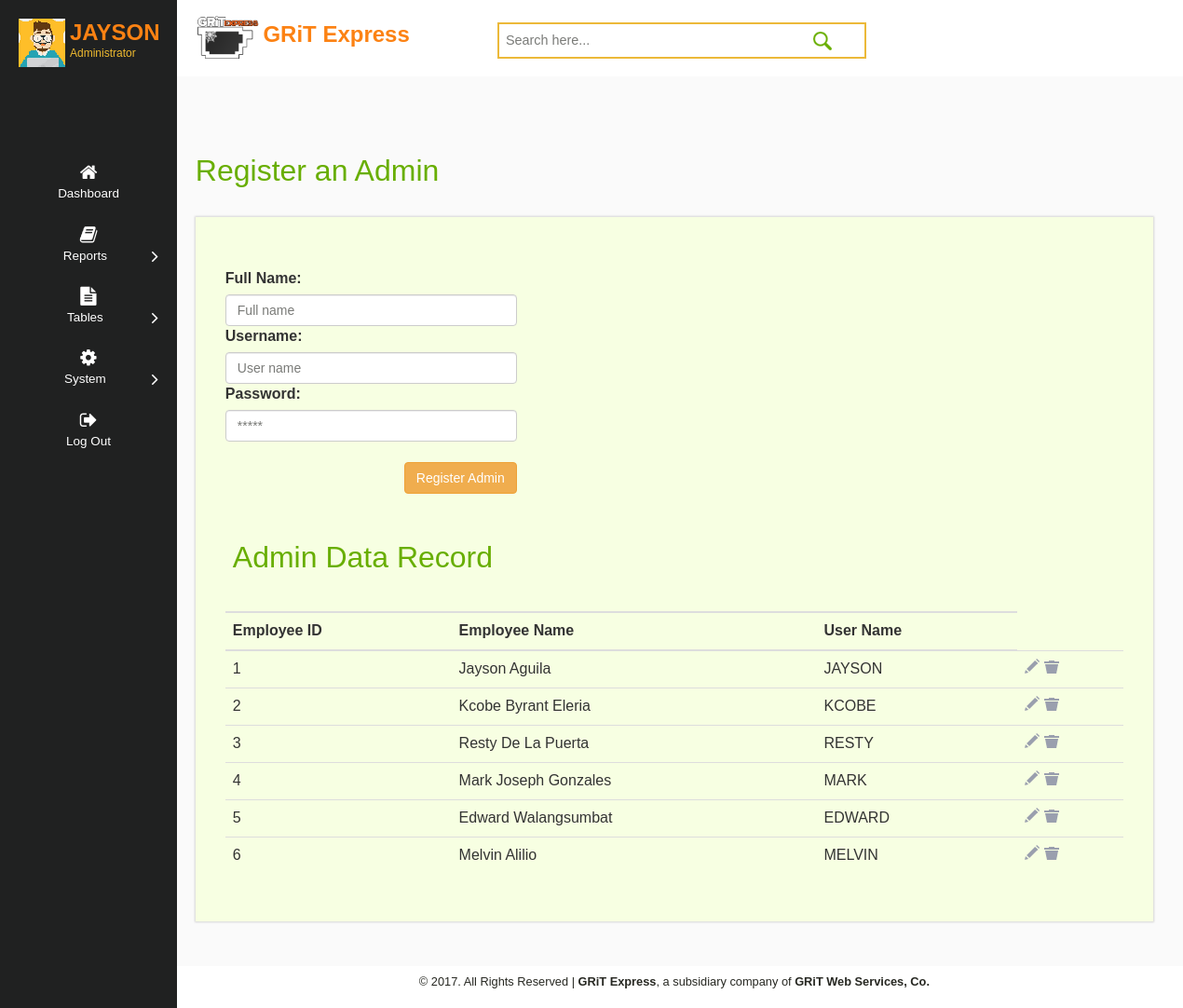
Page /Admin/EmployeeAdd.php (signed in) on the committed database.
### tables this page shows
CREATE TABLE `employee` (
  `Employee_ID` int(95) NOT NULL,
  `Employee_Name` varchar(25) NOT NULL,
  `Username` varchar(25) NOT NULL,
  `Password` varchar(25) NOT NULL
);

### session.php (called while the page is built, shortened)
<?php
include('config.php');
$check=$_SESSION['login_username'];
$session=mysqli_query($mysqli, "select Username from employee where Username='$check' ");
$row=mysqli_fetch_array($session);
$login_session=$row['Username'];
?>

### Admin/EmployeeAdd.php (the view, shortened to what this page needs)
<?php
include("../session.php");
include("../config.php");
?>
<!DOCTYPE html>
<html>
<head>
	<link href="css/bootstrap.css" rel="stylesheet" type="text/css">
	<link href="css/gritexpress.css" rel="stylesheet" type="text/css">
	<link href="css/icons.css" rel="stylesheet">
</head>
<body>
<div class="gritexpress">
   <div class="left-content">
		<div class="topbar">
			<div class="logo-name">
				<img src="images/logo.png" height="50px">
				<a href="#"> <h1>GRiT Express</h1></a>
			<div class="search-box">
				<form>
				<input type="text" placeholder="Search here..." required="">
				<input type="submit" value="">
				</form>
			</div>
			</div>
		</div>
<div class="inside-content">
    <div class="blank">
    	<h2>Register an Admin</h2>
    	<div class="blankpage-main">
		<div id="form_wrapper" class="form_wrapper">
			<table>
				<form class="register active" id="myForm" action="EmployeeRegister.php"  method="POST" >
			<tr><td>
	  				<label>Full Name:</label>
					<input type="text"class="form-control" id="empValid" name="fullname" placeholder="Full name" />
	  		</td></tr>
      		<tr><td>
      				<label>Username:</label>
					<input type="text"class="form-control" id="username" name="username" placeholder="User name" />
      		</td></tr>
    		<tr><td>
					<label>Password:</label>
					<input type="password"class="form-control" id="password" name="password" placeholder="*****" >
			</td></tr>
			<div class="bottom">
				<td colspan="3">
				<br>&emsp;&emsp;&emsp;&emsp;&emsp;&emsp;&emsp;&emsp;&emsp;&emsp;&emsp;&emsp;<button name="submit" id="submit" title="Click to Save"  class="btn btn-warning btn-small" required="required"> Register Admin </button>
				</td>
				<br>
			</div>
				</form>
		</table>
	</div>
<?php $result = mysqli_query($mysqli,"SELECT * FROM employee"); ?>
    <div id="tab1" class="tab_content">
 			<table class="table table-hover">
				<thead><br><th colspan="3"><h2>Admin Data Record</h2> </th></thead>
				<thead>
				<tr>
    	      		<th>Employee ID</th>
              		<th> Employee Name</th>
    				<th>User Name</th>
				</tr>
				</thead>
				<tbody>
				<?php while($row = mysqli_fetch_array($result)){?>
      			<tr>
    				<td><?php echo $row['Employee_ID']; ?></td>
    				<td><?php echo $row['Employee_Name']; ?></td>
   					<td><?php echo $row['Username']; ?></td>
    				<td> <a href="EmployeeEdit.php?update=<?php echo $row['Employee_ID']; ?>"  onClick="edit(this);" title="empEdit" >  <input type="image" src="images/icn_edit.png" title="Edit"> </a>
     				<a href="EmployeeDelete.php?delete=<?php echo $row['Employee_ID']; ?>" onClick="del(this);" title="Delete"><input type="image" src="images/icn_trash.png" title="Trash"/>  </a></td>
    			</tr>
<?php }mysqli_close($mysqli);?>
  		</tbody>
  	</table>
 			</div>
    	</div>
    </div>
</div>
<div class="copyright">
	 <p style="font-size: 0.8em;color: #272822;">
	 © 2017. All Rights Reserved | <strong>GRiT Express</strong>, a subsidiary company of <strong>GRiT Web Services, Co.</strong>
	</p>
</div>
</div>
<div class="leftbar">
    <div class="profile_img">
		<span class="prfil-img"><img src="images/1.png"> </span>
		<div class="username">
			<p><?php echo "$login_session";?></p>
			<span>Administrator</span>
		</div>
	</div>
		<div class="menu">
		<ul id="menu">
		    <li><a href="blank.php"><i class="fa fa-home"></i>Dashboard</a></li>
			<li><a href="#"><i class="fa fa-book"></i>Reports<span class="fa fa-angle-right" style="float: right"></span></a>
		    </li>
		    <li><a href="#"><i class="fa fa-file-text"></i>Tables<span class="fa fa-angle-right" style="float: right"></span></a>
		    </li>
		    <li><a href="#"><i class="fa fa-cog"></i>System<span class="fa fa-angle-right" style="float: right"></span></a>
		    </li>
		    <li><a href="../signin/logout.php"><i class="fa fa-sign-out"></i>Log Out</a></li>
		    </ul>
		    </div>
	 </div>
</div>
</body>
</html>

### Admin/css/gritexpress.css (style rules this page uses)
html { font-family: 'Carrois Gothic', sans-serif; font-size: 100%; background:#fff; }
body { font-family: 'Carrois Gothic', sans-serif; font-size: 100%; background:#fff; }
.gritexpress { min-width: 1260px; position: relative; top: 0;left: 0;right: 0;bottom: 0; width: 100%;height: 100%; margin: 0px auto; }
.left-content { float: right; width: 86.5%; }
.leftbar { position: absolute; float: left; width: 220px; top: 0px; left:0px; bottom: 0; background-color:#202121; color: #aaabae; }
#menu { list-style: none; margin: 0; padding: 0; margin-bottom: 40px; }
#menu li { position: relative; margin: 0; font-size: 12px; padding: 0; }
#menu li a { position: relative; display: block; padding: 13px 20px; color: #FFFFFF; white-space: nowrap; font-size: 1.12em; text-align: center; font-family: 'Carrois Gothic', sans-serif; }
#menu .fa { margin-bottom: 10px; font-size: 1.5em; display: block; }
.menu { padding:10.2em 0em 0em 0em; }
.topbar { background:#FFF; padding: 1em 2em; box-shadow: 0 1px 3px rgba(0,0,0,0.15); }
.logo-name { float: left; width: 70%; margin: 0% 0% 0% 0%; }
.logo-name h1 { font-size: 1.5em; color: #FC8213; margin: 0em; font-weight: 700; text-decoration: none; }
.logo-name a { display:inline-block; }
.search-box { float: right; width:55%; margin-top: 0.5em; position: relative; display: block; border:2px solid rgb(236, 185, 57); }
.search-box input[type="text"] { outline: none; background: #fff; width: 86%; margin: 0; font-size: 0.9em; color: #DC6B1E; padding: 0.5em 0.5em; border: none; display: inline-block; }
.search-box input[type="submit"] { background: url(../images/search.png)no-repeat; width: 20px; height: 20px; display: inline-block; vertical-align: text-top; border: none; outline: none; }
.profile_img span.prfil-img { float:left; margin-left: 20px; margin-top: 20px; height:35px; }
.username { float:left; margin-top:35px; margin-left:5px; height:35px; }
.username p { font-size:1.5em; color:#FC8213; line-height:0em; font-weight:700; }
.username span { font-size: .75em; font-style: bold; color: #EEBA30; font-weight: normal; margin-top: 0em; }
.inside-content { padding: 4em 2em 3em 2em; background: #fafafa; }
.copyright { padding: 0.5em 0.5em; text-align: center; box-shadow: 2px 1px rgba(0,0.15); }
.blank { min-height: 400px; }
.blank h2 { font-size: 2em; color: #68AE00; margin-bottom: 1em; font-family: 'Carrois Gothic', sans-serif; }
.blankpage-main { padding: 2em 2em; background: #F7FFE2; margin-top:2em; box-shadow: 0px 0px 2px 1px rgba(0,0,0,0.15); }
@media (max-width:1440px) { .leftbar { width: 190px; } }

### rows in the picture
employee: Employee_ID "1", Employee_Name "Jayson Aguila", Username "JAYSON"
employee: Employee_ID "2", Employee_Name "Kcobe Byrant Eleria", Username "KCOBE"
employee: Employee_ID "3", Employee_Name "Resty De La Puerta", Username "RESTY"
employee: Employee_ID "4", Employee_Name "Mark Joseph Gonzales", Username "MARK"
employee: Employee_ID "5", Employee_Name "Edward Walangsumbat", Username "EDWARD"
employee: Employee_ID "6", Employee_Name "Melvin Alilio", Username "MELVIN"
